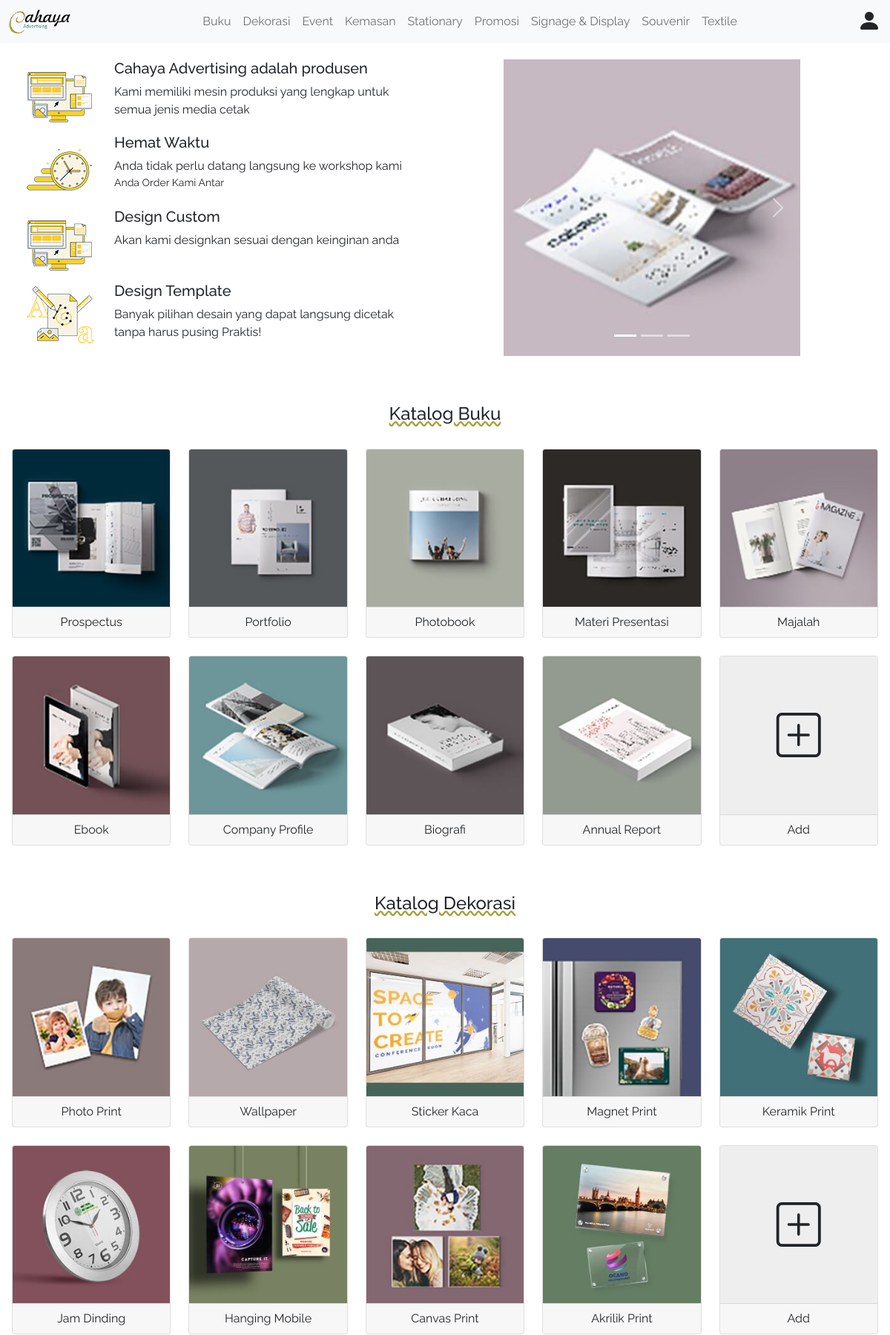
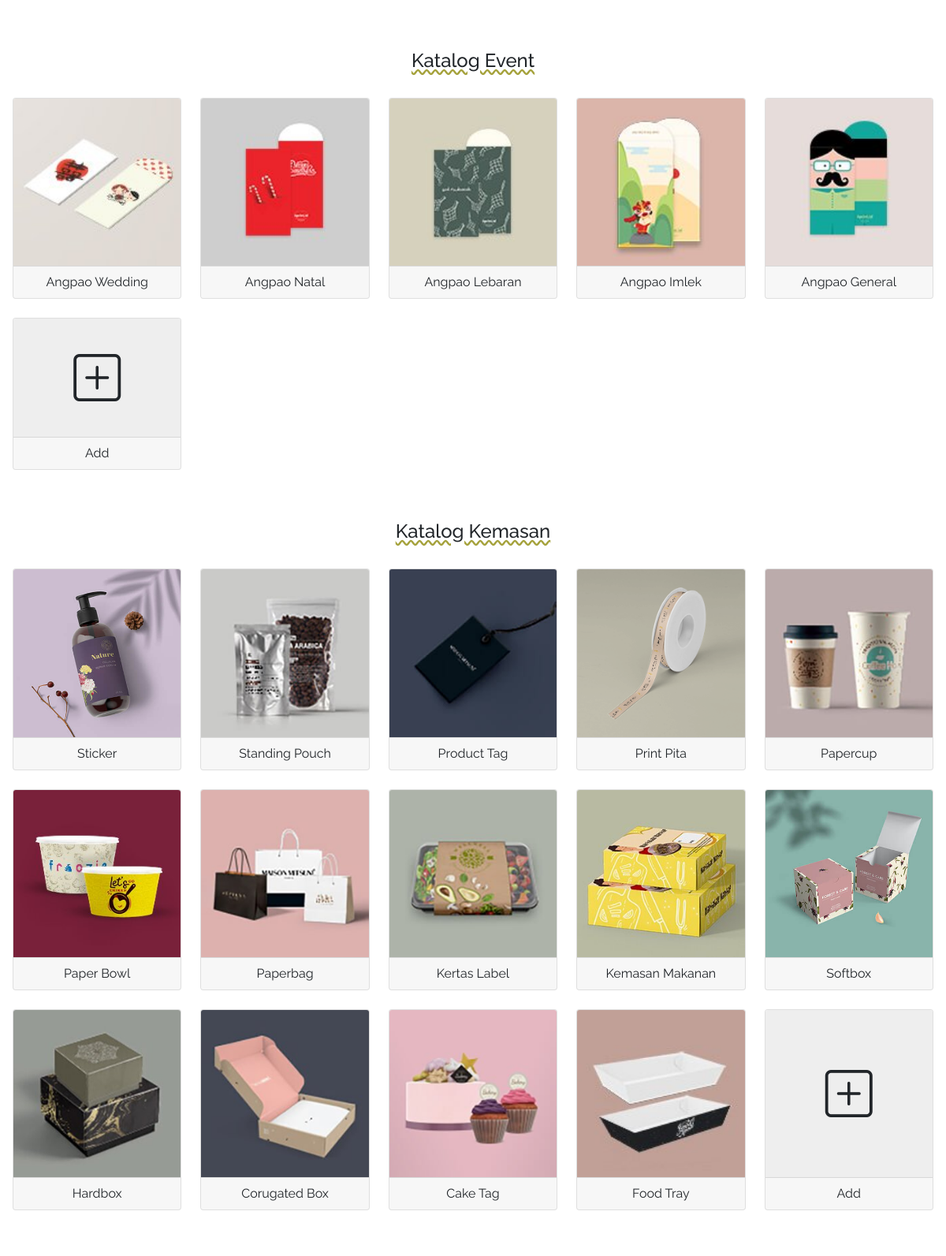
Page / (signed in, upper part) on the committed database (2 pictures, top to bottom).
### tables this page shows
CREATE TABLE `produk` (
  `id_produk` int(11) NOT NULL,
  `nama_produk` varchar(64) NOT NULL,
  `harga` int(16) NOT NULL,
  `gambar` varchar(255) NOT NULL,
  `id_katalog` int(11) NOT NULL,
  `stock` int(16) NOT NULL,
  `deskripsi` varchar(256) DEFAULT NULL
);

### func.php (called while the page is built, shortened)
<?php
if (isset($_SESSION['role'])) {
    $role = $_SESSION['role'];
} else {
    $role = 'guest';
};
function ed($string, $action = 'e')
{
    $encrypt_method = "AES-256-CBC";
    $secret_key = 'y<fnXkGU6E"JcLU;PNKp(qJ#Pz!4(%';
    $secret_iv='QD^sp]<K2eSU_!T)686>;rP' ;
    $key=hash(
        'sha256',
        $secret_key
    );
    $iv=substr(hash('sha256', $secret_iv), 0, 16);
    if ($action=='e') {
        $output=openssl_encrypt(
            $string,
            $encrypt_method,
            $key,
            0,
            $iv
        );
        $output=base64_encode($output);
    } elseif ($action=='d') {
        $output=openssl_decrypt(base64_decode($string), $encrypt_method, $key, 0, $iv);
    }
    return $output;
}

### element.php (the view, shortened to what this page needs)
<?php
include_once('connect.php');
require('func.php');
function addItem($katalog)
{
    global $role;
    if ($role == "admin") {
        echo "
    <div id='add-item' class='col catalog-item'>
      <div class='card card-add' onclick=\"location.href='add.php?katalog=".ed($katalog)."'\">
        <div class='card-img-top my-auto add'>
          <i class='bi bi-plus-square'></i>
        </div>
        <div class='card-footer'>
          <p>Add</p>
        </div>
      </div>
    </div>
    ";
    }
}
function readKatalog($katalog)
{
    global $mysqli;
    $query =  "SELECT * FROM `produk` WHERE id_katalog = $katalog ORDER BY id_produk DESC";
    $data_produk = mysqli_query($mysqli, $query);
    while ($produk = mysqli_fetch_array($data_produk)) {
        echo "
         <div class='col catalog-item' onclick=\"location.href='details.php?id=".ed($produk['id_produk'])."' \">
           <div class='card'>
             <img class='card-img-top my-auto' src='img/product/".$produk['gambar']."' alt='".str_replace(' ', '-', strtolower($produk['nama_produk']))."' />
             <div class='card-footer'>
               <p>".$produk['nama_produk']."</p>
             </div>
           </div>
         </div>
     ";
    }
}

### css/index.css (style rules this page uses)
body { font-family: raleway; }
.card-footer p { text-align: center; margin: 0px; }
.card-add, .card { width: 100%; }
.card .add { min-height: 150px; height: 100%; background-color: #eee; display: flex; justify-content: center; align-items: center; flex-wrap: wrap; }
.card .add i { font-size: 60px; }
.catalog-item { padding-top: 1.5rem; display: flex; justify-content: center; }

### rows in the picture
produk: gambar (picture), nama_produk "Prospectus"
produk: gambar (picture), nama_produk "Portfolio"
produk: gambar (picture), nama_produk "Photobook"
produk: gambar (picture), nama_produk "Materi Presentasi"
produk: gambar (picture), nama_produk "Majalah"
produk: gambar (picture), nama_produk "Ebook"
produk: gambar (picture), nama_produk "Company Profile"
produk: gambar (picture), nama_produk "Biografi"
produk: gambar (picture), nama_produk "Annual Report"
produk: gambar (picture), nama_produk "Photo Print"
produk: gambar (picture), nama_produk "Wallpaper"
produk: gambar (picture), nama_produk "Sticker Kaca"
produk: gambar (picture), nama_produk "Magnet Print"
produk: gambar (picture), nama_produk "Keramik Print"
produk: gambar (picture), nama_produk "Jam Dinding"
produk: gambar (picture), nama_produk "Hanging Mobile"
produk: gambar (picture), nama_produk "Canvas Print"
produk: gambar (picture), nama_produk "Akrilik Print"
produk: gambar (picture), nama_produk "Angpao Wedding"
produk: gambar (picture), nama_produk "Angpao Natal"
produk: gambar (picture), nama_produk "Angpao Lebaran"
produk: gambar (picture), nama_produk "Angpao Imlek"
produk: gambar (picture), nama_produk "Angpao General"
produk: gambar (picture), nama_produk "Sticker"
produk: gambar (picture), nama_produk "Standing Pouch"
produk: gambar (picture), nama_produk "Product Tag"
produk: gambar (picture), nama_produk "Print Pita"
produk: gambar (picture), nama_produk "Papercup"
produk: gambar (picture), nama_produk "Paper Bowl"
produk: gambar (picture), nama_produk "Paperbag"
produk: gambar (picture), nama_produk "Kertas Label"
produk: gambar (picture), nama_produk "Kemasan Makanan"
produk: gambar (picture), nama_produk "Softbox"
produk: gambar (picture), nama_produk "Hardbox"
produk: gambar (picture), nama_produk "Corugated Box"
produk: gambar (picture), nama_produk "Cake Tag"
produk: gambar (picture), nama_produk "Food Tray"
